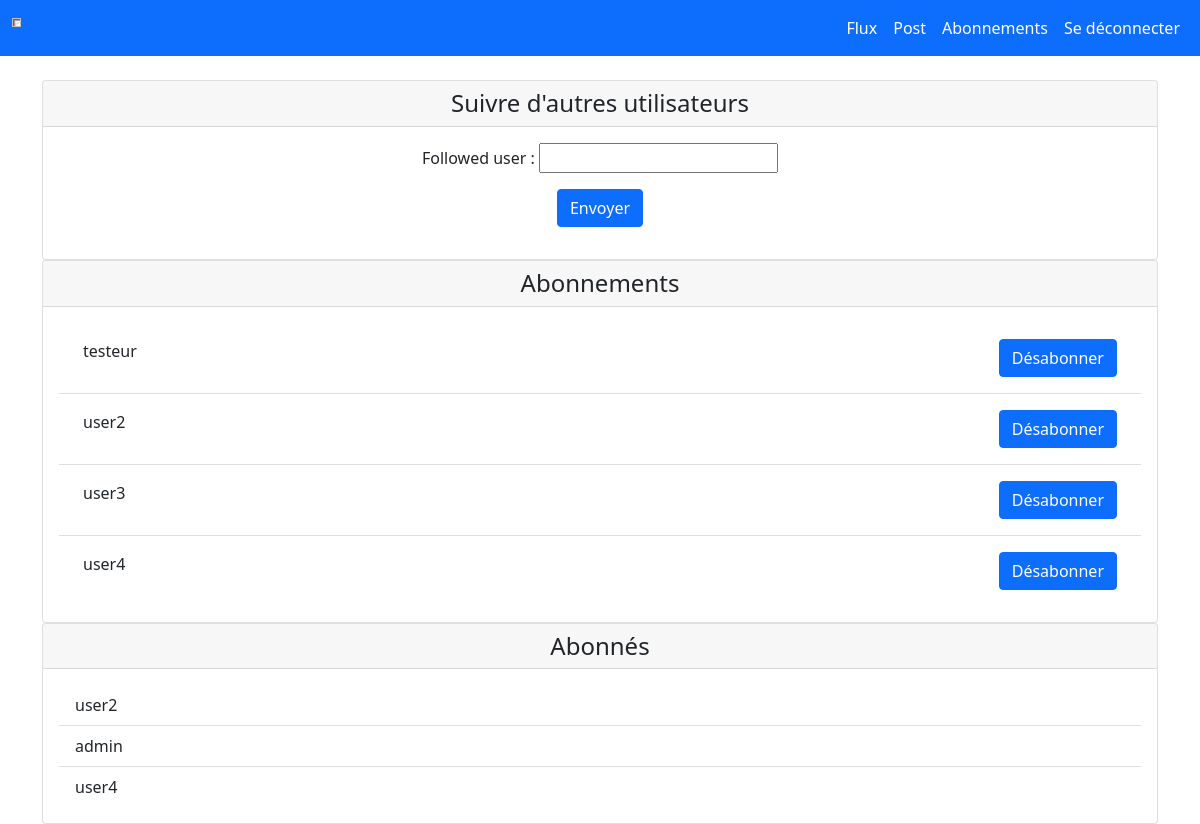
/follower/ (signed in), run on the app's committed database.
### ticket/models.py (models this page shows)
class UserFollows(models.Model):
    user = models.ForeignKey(to=settings.AUTH_USER_MODEL, on_delete=models.CASCADE,
                             related_name='following')
    followed_user = models.ForeignKey(to=settings.AUTH_USER_MODEL, on_delete=models.CASCADE,
                                      related_name='followed_by')
    class Meta:
        verbose_name_plural = "Users Follows"
        unique_together = ('user', 'followed_user',)

### ticket/views.py (the view, shortened to what this page needs)
# urls.py: path('follower/', FollowerListView.as_view(), name='follower_list'),
class FollowerListView(LoginRequiredMixin, CreateView):
    form_class = FollowForm
    model = UserFollows
    template_name = 'follower_list.html'
    success_url = reverse_lazy('follower_list')
    def get_form_kwargs(self):
        kwargs = super(FollowerListView, self).get_form_kwargs()
        kwargs['request'] = self.request
        return kwargs
    def get_context_data(self, **kwargs):
        context = super(FollowerListView, self).get_context_data(**kwargs)
        context['followers'] = UserFollows.objects.filter(user=self.request.user)
        context['users'] = UserFollows.objects.filter(followed_user=self.request.user)
        return context

### ticket/forms.py (shortened to what this page needs)
class FollowForm(ModelForm):
    followed_user = CharField(max_length=50)
    def __init__(self, *args, **kwargs):
        self.request = kwargs.pop('request')
        super(FollowForm, self).__init__(*args, **kwargs)
    class Meta:
        model = UserFollows
        fields = ["followed_user"]

### ticket/templates/follower_list.html (shortened to what this page needs)
{% extends 'base.html' %}
{% block content %}
<div class="container">
    <div class="card">
        <h4 class="card-header text-center">
            Suivre d'autres utilisateurs
        </h4>
        <div class="card-body">
            <form method="post">
                <div class="col text-center">
                    {{ form.as_p }}
                    <button class="btn btn-primary" type="submit">Envoyer</button>
                </div>
            </form>
        </div>
    </div>
    <div class="card">
         <h4 class="card-header text-center">
            Abonnements
        </h4>
        <div class="card-body">
            <ul class="list-group list-group-flush">
                {% for user in followers %}
                <li class="list-group-item">
                    <div class="d-flex">
                        <div class="me-auto p-2">
                            {{ user.followed_user }}
                        </div>
                        <div class="ms-auto p-2">
                            <a href="{% url 'follower_delete' user.id %}" class="btn btn-primary">Désabonner</a>
                        </div>
                    </div>
                </li>
                {% endfor %}
            </ul>
        </div>
    </div>
    <div class="card">
        <h4 class="card-header text-center">
            Abonnés
        </h4>
        <div class="card-body">
            <ul class="list-group list-group-flush">
                {% for user in users %}
                <li class="list-group-item">{{ user.user }}</li>
                {% endfor %}
            </ul>
        </div>
    </div>
</div>
{% endblock %}

### data on the page
UserFollows: followed_user "testeur"
UserFollows: followed_user "user2"
UserFollows: followed_user "user3"
UserFollows: followed_user "user4"
UserFollows: user "user2"
UserFollows: user "admin"
UserFollows: user "user4"
